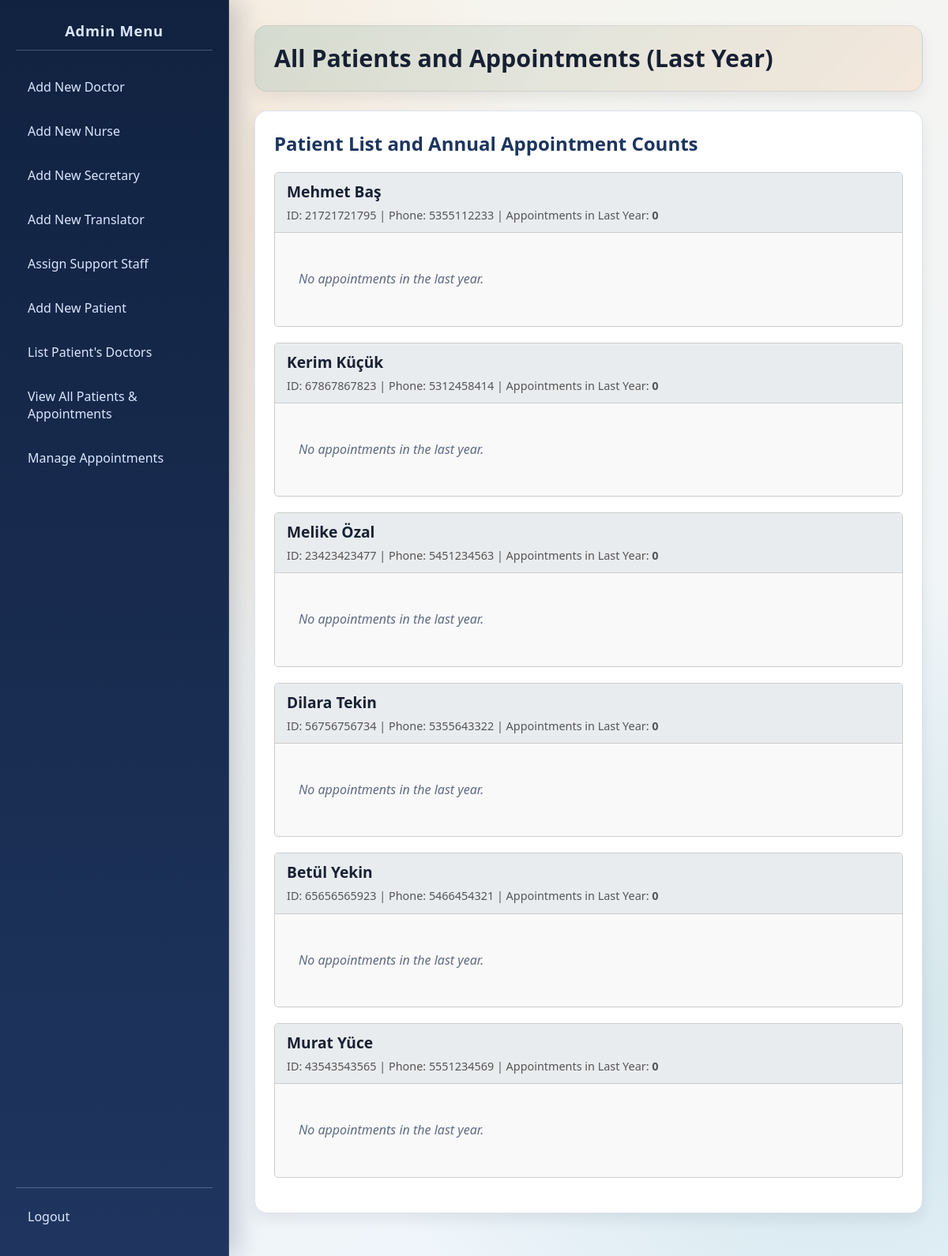
The page /admin/view_all_patients_appointments.php (signed in) on the database its author committed.
### tables this page shows
CREATE TABLE `Patient` (
  `Patient_ID` bigint(20) NOT NULL,
  `Patient_First_Name` varchar(100) NOT NULL,
  `Patient_Last_Name` varchar(100) NOT NULL,
  `Patient_Gender` varchar(10) DEFAULT NULL,
  `Patient_DOB` date DEFAULT NULL,
  `Patient_Blood_Type` varchar(5) DEFAULT NULL,
  `Patient_Phone` varchar(20) DEFAULT NULL,
  `Patient_Address` text DEFAULT NULL,
  `Patient_Password` varchar(255) NOT NULL
);

### admin/view_all_patients_appointments.php (the view, shortened to what this page needs)
<?php
require_once '../includes/db_connect.php';
$patients_data = [];
$fetch_error = null;
$one_year_ago = date('Y-m-d', strtotime('-1 year'));
$sql = "SELECT
            p.`Patient_ID`, p.`Patient_First_Name`, p.`Patient_Last_Name`, p.`Patient_Phone`,
            a.`Appointment_ID`, a.`Appointment_Date`, a.`Appointment_Time`, a.`Status`,
            d.`Doctor_First_Name`, d.`Doctor_Last_Name`
        FROM
            `PATIENT` p
        LEFT JOIN -- Include patients even if they have no recent appointments
            `APPOINTMENT` a ON p.`Patient_ID` = a.`Patient_ID` AND a.`Appointment_Date` >= ? -- Filter appointments
        LEFT JOIN -- Include appointment even if doctor is somehow missing
            `DOCTOR` d ON a.`Doctor_ID` = d.`Doctor_ID`
        ORDER BY
            p.`Patient_Last_Name` ASC, p.`Patient_First_Name` ASC, a.`Appointment_Date` DESC";
$stmt = $conn->prepare($sql);
if ($stmt) {
    $stmt->bind_param("s", $one_year_ago);
    $stmt->execute();
    $result = $stmt->get_result();
    while ($row = $result->fetch_assoc()) {
        $pid = $row['Patient_ID'];
        if (!isset($patients_data[$pid])) {
            $patients_data[$pid] = [
                'details' => [
                    'Patient_First_Name' => $row['Patient_First_Name'],
                    'Patient_Last_Name' => $row['Patient_Last_Name'],
                    'Patient_Phone' => $row['Patient_Phone']
                ],
                'appointments' => []
            ];
        }
    }
} else {
    $fetch_error = "Error fetching patient and appointment data: " . $conn->error;
}
if (!empty($patients_data)) {
    uasort($patients_data, static function ($a, $b) {
        return count($b['appointments']) <=> count($a['appointments']);
    });
}
?>
<!DOCTYPE html>
<html lang="en">
<head>
    <link rel="stylesheet" href="../css/style.css">
</head>
<body>
    <div class="sidebar">
        <h2>Admin Menu</h2>
        <ul>
        <li><a href="add_doctor.php">Add New Doctor</a></li>
            <li><a href="add_nurse.php">Add New Nurse</a></li>
            <li><a href="add_secretary.php">Add New Secretary</a></li>
            <li><a href="add_translator.php">Add New Translator</a></li>
            <li><a href="manage_support_staff.php">Assign Support Staff</a></li>
            <li><a href="add_patient.php">Add New Patient</a></li>
            <li><a href="find_patient_doctors.php">List Patient's Doctors</a></li>
            <li><a href="view_all_patients_appointments.php">View All Patients & Appointments</a></li>
            <li><a href="manage_appointments.php">Manage Appointments</a></li>
        </ul>
         <div class="logout-link">
             <a href="../logout.php">Logout</a>
        </div>
    </div>
    <div class="main-content">
        <div class="header">
             <h1>All Patients and Appointments (Last Year)</h1>
        </div>
        <div class="content-section">
            <h2>Patient List and Annual Appointment Counts</h2>
            <?php if ($fetch_error): ?>
                <p style="color: red;"><?php echo htmlspecialchars($fetch_error); ?></p>
            <?php elseif (empty($patients_data)): ?>
                <p class="no-patients">No patients found in the system.</p>
            <?php else: ?>
                <?php foreach ($patients_data as $patient_id => $data): ?>
                    <div class="patient-block">
                        <div class="patient-details">
                            <h3><?php echo htmlspecialchars($data['details']['Patient_First_Name'] . ' ' . $data['details']['Patient_Last_Name']); ?></h3>
                            <p>
                                ID: <?php echo htmlspecialchars($patient_id); ?>
                                | Phone: <?php echo htmlspecialchars($data['details']['Patient_Phone'] ?? 'N/A'); ?>
                                | Appointments in Last Year: <strong><?php echo count($data['appointments']); ?></strong>
                            </p>
                        </div>
                        <div class="appointments-list">
                            <?php if (!empty($data['appointments'])): ?>
                                <table>
                                    <thead>
                                        <tr>
                                            <th>Date</th>
                                            <th>Time</th>
                                            <th>Doctor</th>
                                            <th>Status</th>
                                        </tr>
                                    </thead>
                                    <tbody>
                                        <?php foreach ($data['appointments'] as $appt):
                                             $status = $appt['Status'] ?? 'N/A';
                                             $status_class = 'status-' . strtolower(htmlspecialchars($status));
                                             ?>
                                            <tr>
                                                <td><?php echo htmlspecialchars(date("d-m-Y", strtotime($appt['Appointment_Date']))); ?></td>
                                                <td><?php echo $appt['Appointment_Time'] ? htmlspecialchars(date("H:i", strtotime($appt['Appointment_Time']))) : 'N/A'; ?></td>
                                                <td>Dr. <?php echo htmlspecialchars($appt['Doctor_Name'] ?? 'N/A'); ?></td>
                                                <td><span class="<?php echo $status_class; ?>"><?php echo htmlspecialchars($status); ?></span></td>
                                            </tr>
                                        <?php endforeach; ?>
                                    </tbody>
                                </table>
                            <?php else: ?>
                                <p class="no-appointments">No appointments in the last year.</p>
                            <?php endif; ?>
                        </div>
                    </div>
                <?php endforeach; ?>
            <?php endif; ?>
        </div> </div> </body>
</html>

### css/style.css (style rules this page uses)
:root { --bg-start: #f7f4eb; --bg-end: #eef6ff; --panel: #ffffff; --ink: #172033; --muted: #5f6b83; --line: #dbe2ef; --accent: #0f766e; --accent-2: #f97316; --nav-start: #112240; --nav-end: #1f355f; --radius: 16px; --shadow-lg: 0 20px 40px rgba(17, 34, 64, 0.15); --shadow-sm: 0 8px 18px rgba(20, 30, 48, 0.08); }
* { box-sizing: border-box; }
body { font-family: "Trebuchet MS", "Segoe UI", sans-serif; margin: 0; min-height: 100vh; color: var(--ink); background: radial-gradient(circle at 12% 18%, rgba(249, 115, 22, 0.12), transparent 34%), radial-gradient(circle at 88% 82%, rgba(15, 118, 110, 0.14), transparent 36%), linear-gradient(145deg, var(--bg-start), var(--bg-end)); display: flex; }
.sidebar { width: 290px; color: #dbe7ff; padding: 26px 20px; display: flex; flex-direction: column; background: linear-gradient(180deg, var(--nav-start), var(--nav-end)); border-right: 1px solid rgba(255, 255, 255, 0.12); box-shadow: 12px 0 30px rgba(17, 34, 64, 0.2); }
.sidebar h2 { margin: 0 0 22px; text-align: center; font-size: 1.15rem; letter-spacing: 0.04em; padding-bottom: 12px; border-bottom: 1px solid rgba(219, 231, 255, 0.25); }
.sidebar ul { list-style: none; margin: 0; padding: 0; flex-grow: 1; }
.sidebar li { margin-bottom: 8px; }
.sidebar a { text-decoration: none; color: #dbe7ff; display: block; padding: 12px 14px; border-radius: 10px; border: 1px solid transparent; transition: transform 0.2s ease, background-color 0.2s ease, border-color 0.2s ease; }
.sidebar .logout-link { margin-top: auto; padding-top: 12px; border-top: 1px solid rgba(219, 231, 255, 0.28); }
.main-content { flex: 1; padding: 32px; overflow-y: auto; }
.main-content .header { padding: 22px 24px; margin-bottom: 24px; border-radius: var(--radius); background: linear-gradient(135deg, rgba(15, 118, 110, 0.14), rgba(249, 115, 22, 0.1)); border: 1px solid rgba(23, 32, 51, 0.08); box-shadow: var(--shadow-sm); }
.main-content .header h1 { margin: 0; font-size: 1.9rem; line-height: 1.25; }
.content-section { background: var(--panel); padding: 24px; border-radius: var(--radius); border: 1px solid var(--line); box-shadow: var(--shadow-sm); margin-bottom: 22px; }
.content-section h2 { margin-top: 0; color: #1c355f; }
.content-section p { color: var(--muted); line-height: 1.6; }
a { color: var(--accent); }

### admin/view_all_patients_appointments.php (style rules this page uses)
.patient-block { border: 1px solid #ccc; border-radius: 5px; margin-bottom: 20px; background-color: #f9f9f9; }
.patient-details { background-color: #e9ecef; padding: 10px 15px; border-bottom: 1px solid #ccc; border-top-left-radius: 5px; border-top-right-radius: 5px; }
.patient-details h3 { margin: 0; font-size: 1.2em; }
.patient-details p { margin: 5px 0 0 0; font-size: 0.9em; color: #555; }
.appointments-list { padding: 15px; }
.no-appointments { font-style: italic; color: #6c757d; padding: 15px; }

### rows shown on the page
patient: Patient_First_Name+Patient_Last_Name "Mehmet Baş", patient_id "21721721795", Patient_Phone "5355112233", count($data['appointments']) "0"
patient: Patient_First_Name+Patient_Last_Name "Kerim Küçük", patient_id "67867867823", Patient_Phone "5312458414", count($data['appointments']) "0"
patient: Patient_First_Name+Patient_Last_Name "Melike Özal", patient_id "23423423477", Patient_Phone "5451234563", count($data['appointments']) "0"
patient: Patient_First_Name+Patient_Last_Name "Dilara Tekin", patient_id "56756756734", Patient_Phone "5355643322", count($data['appointments']) "0"
patient: Patient_First_Name+Patient_Last_Name "Betül Yekin", patient_id "65656565923", Patient_Phone "5466454321", count($data['appointments']) "0"
patient: Patient_First_Name+Patient_Last_Name "Murat Yüce", patient_id "43543543565", Patient_Phone "5551234569", count($data['appointments']) "0"
